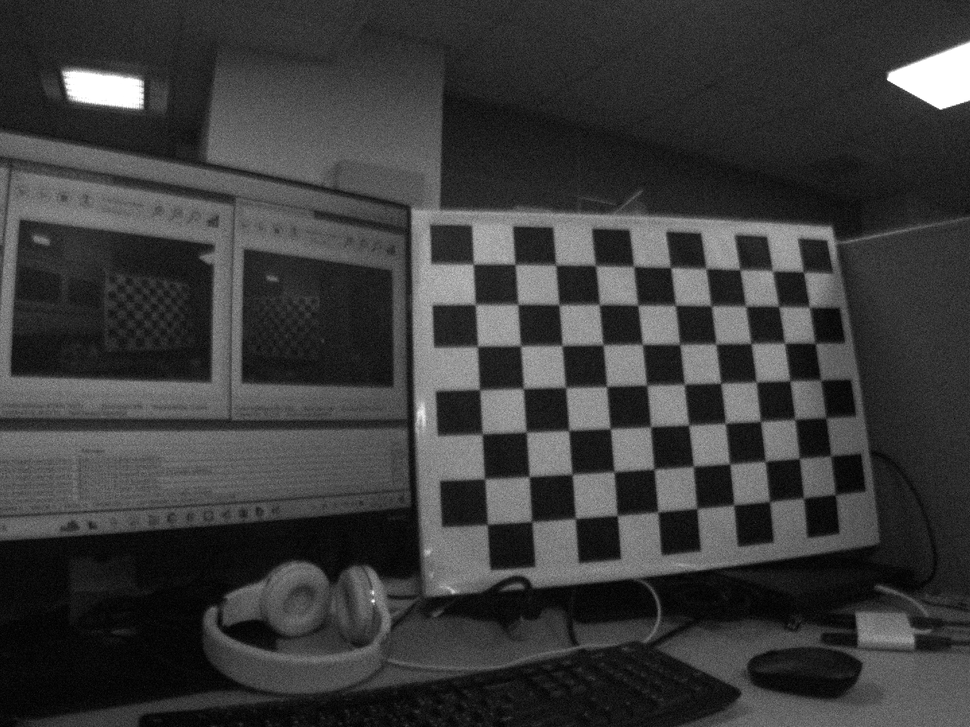
#> input picture CameraCalibration/LR_IMAGES/L1.bmp, 970 x 727 px, shrunk from 1440 x 1080 before the run; its folder holds only this picture in this run
$ python -i enhance_images.py   (imports and definitions only)
#> lines starting #> are read from the running program, lines starting #| are printed output that depends on the picture
#> further down, picture is the input picture: shape (727, 970, 3); min 0, max 255, mean 59
import cv2
import numpy as np
import os
from tqdm import tqdm

def enhance_image(image):
    """
    對影像進行調亮、降噪與增強對比度處理
    """
    bright_image = cv2.convertScaleAbs(image, alpha=1.5, beta=30)  # 調整亮度
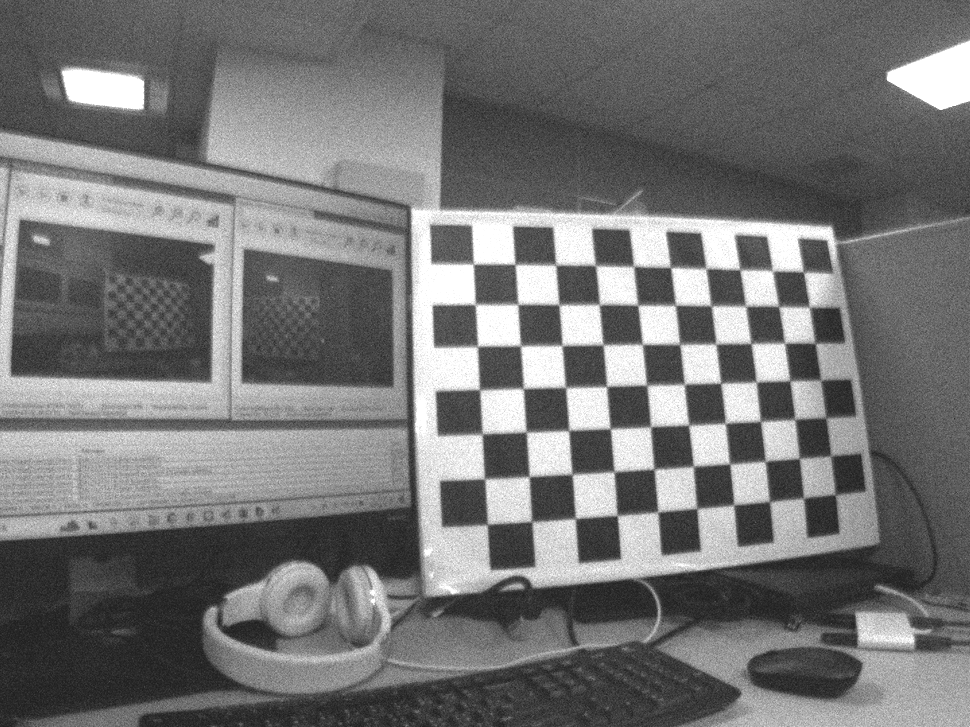
#> bright_image: shape (727, 970, 3); min 30, max 255, mean 117
    lab = cv2.cvtColor(bright_image, cv2.COLOR_BGR2LAB)
#> lab: shape (727, 970, 3); mean of channels 0, 1, 2 123, 128, 128
    l, a, b = cv2.split(lab)
#> a: shape (727, 970); every value is 128
    clahe = cv2.createCLAHE(clipLimit=2.0, tileGridSize=(8, 8))  # 調整對比度
    l = clahe.apply(l)
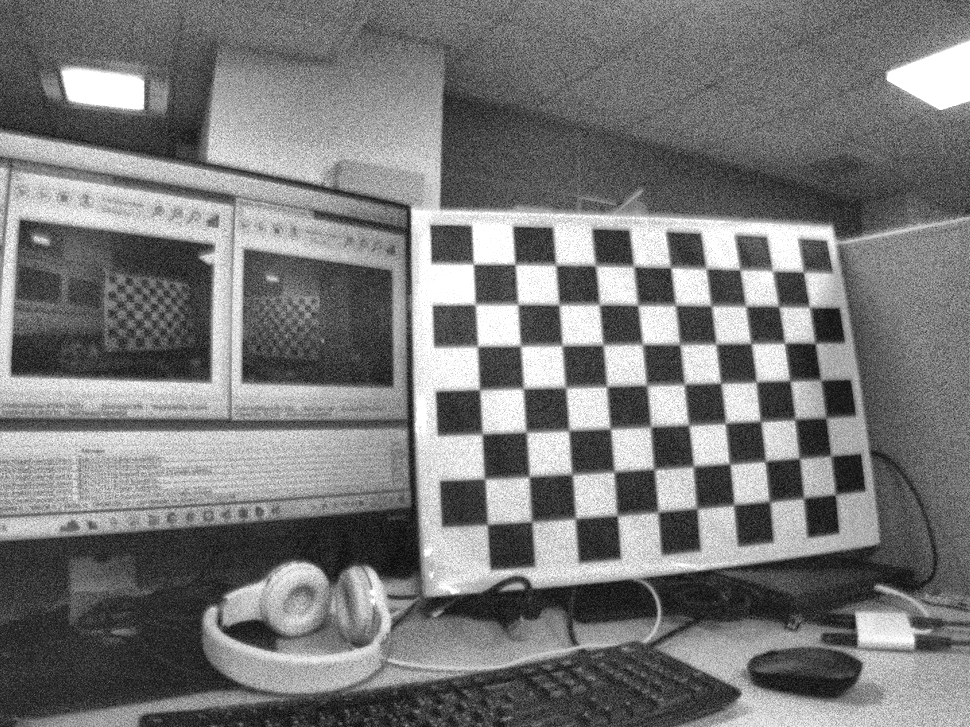
#> l: shape (727, 970); min 7, max 255, mean 120.7
    enhanced_lab = cv2.merge((l, a, b))
#> enhanced_lab: shape (727, 970, 3); mean of channels 0, 1, 2 120.7, 128, 128
    enhanced_image = cv2.cvtColor(enhanced_lab, cv2.COLOR_LAB2BGR)
    return enhanced_image

def enhance_all(ori_img_folder, enhanced_img_folder):
    """對所有影像進行強化

    Args:
        ori_img_folder (_type_): 原影像資料夾
        adjusted_img_folder (_type_): 調整後的輸出資料夾
    """
    os.makedirs(enhanced_img_folder, exist_ok=True)

    print('🚀 增強所有影像中 ...')
    for img_name in tqdm(os.listdir(ori_img_folder)):
        img_path = os.path.join(ori_img_folder, img_name)
        img = cv2.imread(img_path)
        enhanced = enhance_image(img)

        path = os.path.join(enhanced_img_folder, img_name)
        cv2.imwrite(path, enhanced)
    print(f"✅ 所有影像已增強並存至 {enhanced_img_folder}\n")

# [4 lines not run here, left out]

>>> import cv2
>>> picture = cv2.imread('CameraCalibration/LR_IMAGES/L1.bmp')
>>> result = enhance_image(picture)

$ run again, on CameraCalibration/LR_IMAGES/L10.bmp
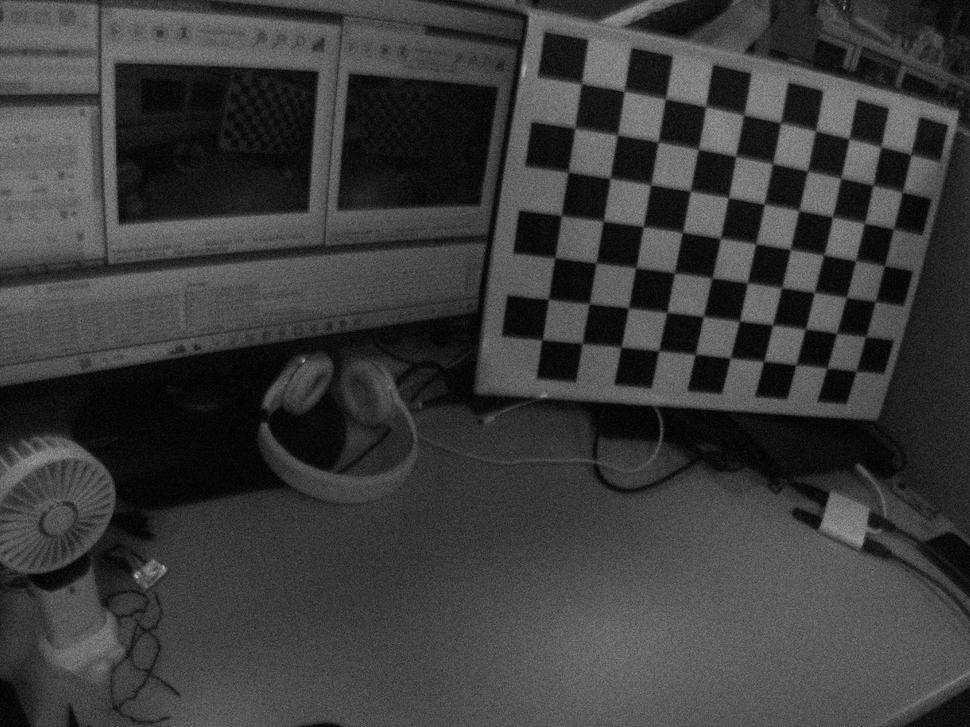
#> input picture CameraCalibration/LR_IMAGES/L10.bmp, 970 x 727 px, shrunk from 1440 x 1080 before the run
#> picture is the input picture: shape (727, 970, 3); min 0, max 185, mean 59.7
#> in enhance_image, `bright_image = cv2.convertScaleAbs(image, alpha=1.5, beta=30)`:
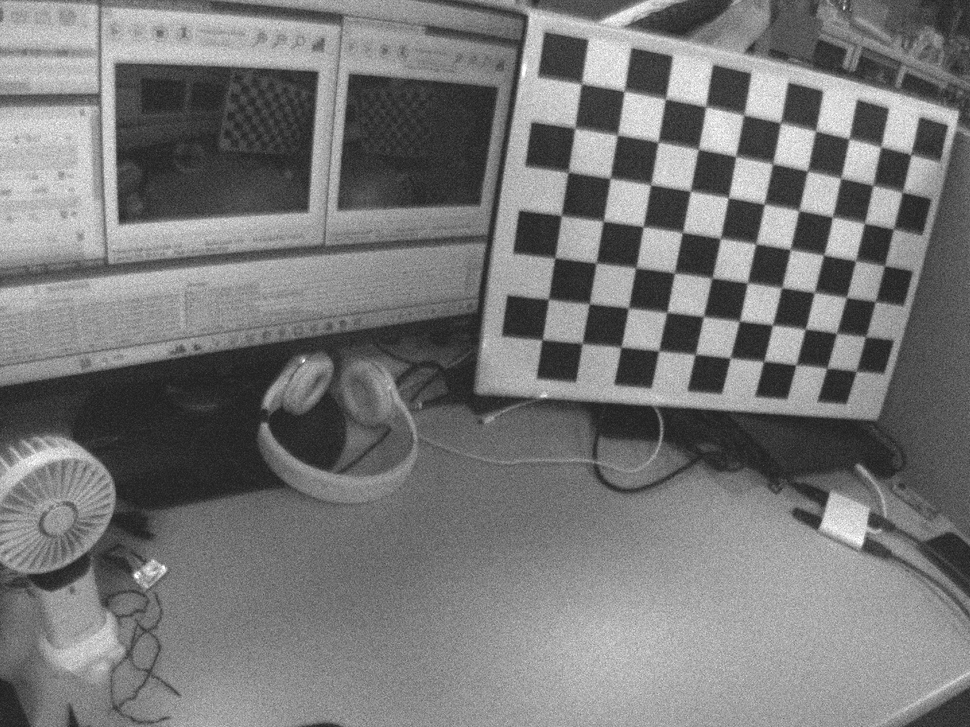
#> bright_image: shape (727, 970, 3); min 30, max 255, mean 119.5
#> lab: shape (727, 970, 3); mean of channels 0, 1, 2 126.1, 128, 128
#> a: shape (727, 970); every value is 128
#> in enhance_image, `l = clahe.apply(l)`:
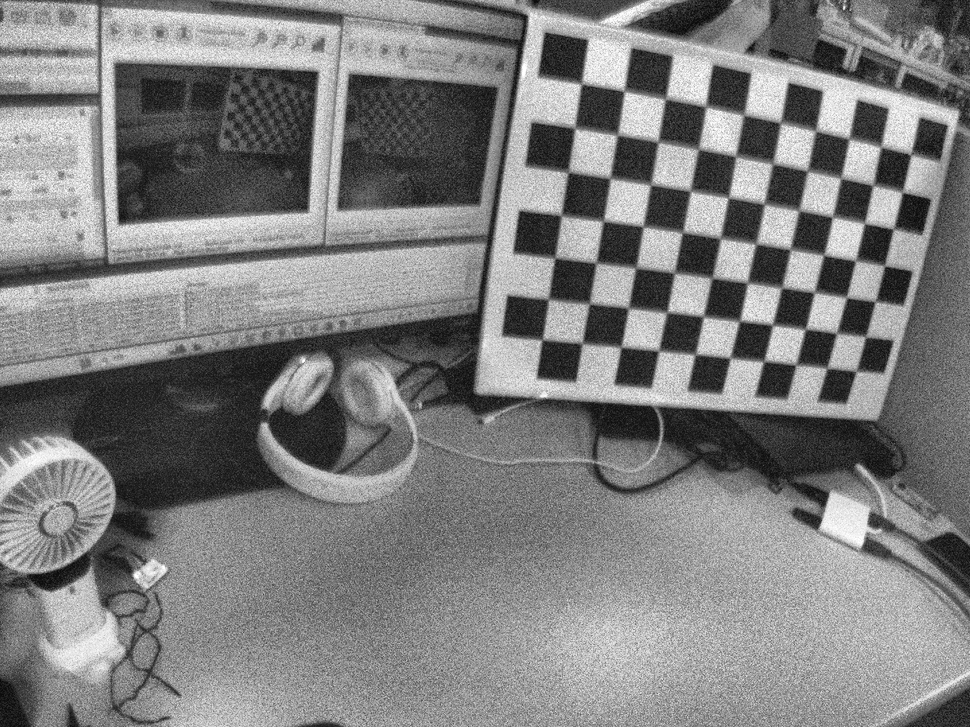
#> l: shape (727, 970); min 8, max 255, mean 126.4
#> enhanced_lab: shape (727, 970, 3); mean of channels 0, 1, 2 126.4, 128, 128

$ run again, on CameraCalibration/LR_IMAGES/L2.bmp
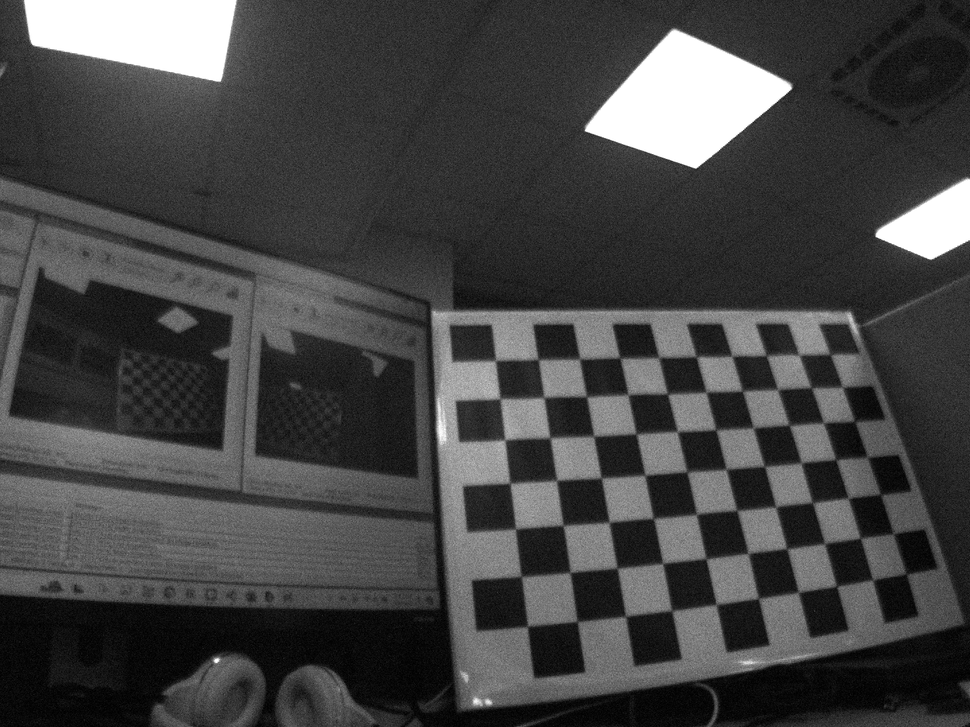
#> input picture CameraCalibration/LR_IMAGES/L2.bmp, 970 x 727 px, shrunk from 1440 x 1080 before the run
#> picture is the input picture: shape (727, 970, 3); min 0, max 255, mean 68.6
#> in enhance_image, `bright_image = cv2.convertScaleAbs(image, alpha=1.5, beta=30)`:
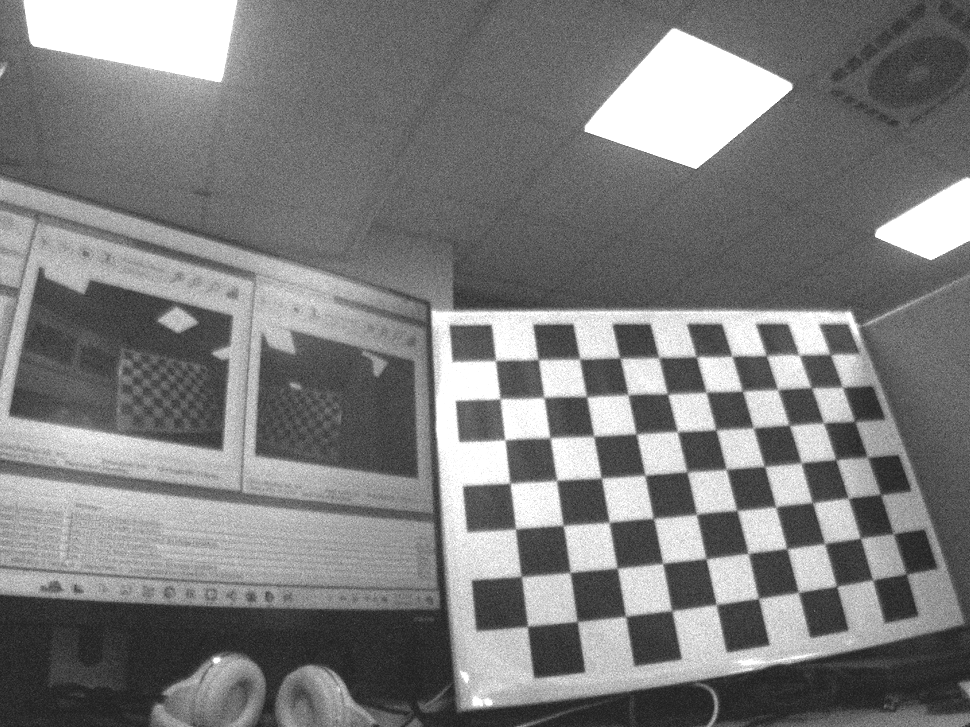
#> bright_image: shape (727, 970, 3); min 30, max 255, mean 125.3
#> lab: shape (727, 970, 3); mean of channels 0, 1, 2 131.5, 128, 128
#> a: shape (727, 970); every value is 128
#> in enhance_image, `l = clahe.apply(l)`:
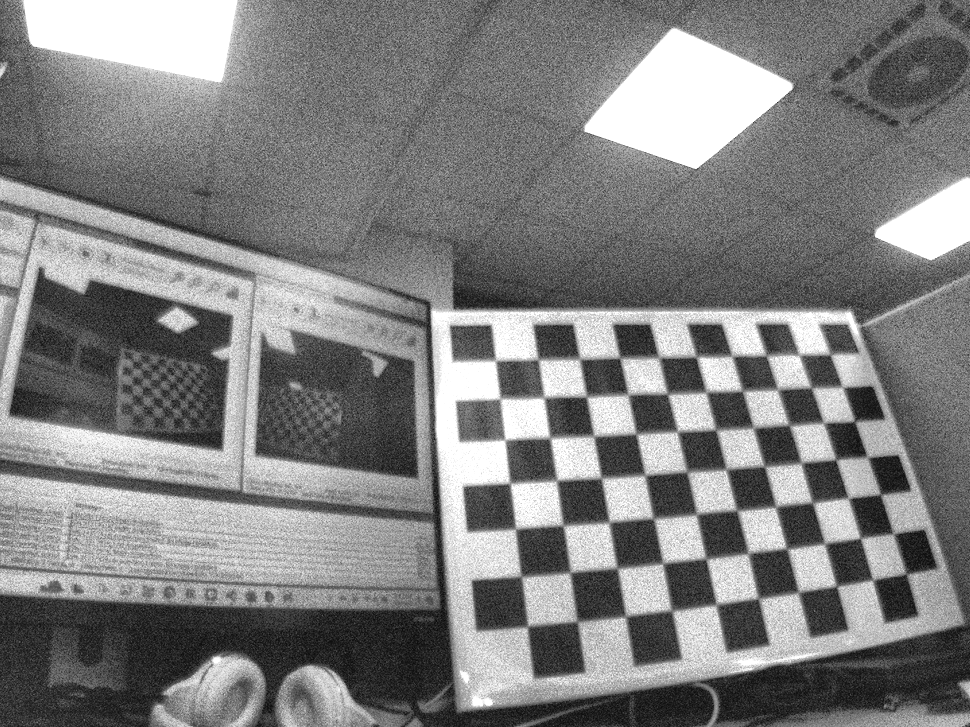
#> l: shape (727, 970); min 9, max 255, mean 127.7
#> enhanced_lab: shape (727, 970, 3); mean of channels 0, 1, 2 127.7, 128, 128

$ run again, on CameraCalibration/LR_IMAGES/L3.bmp
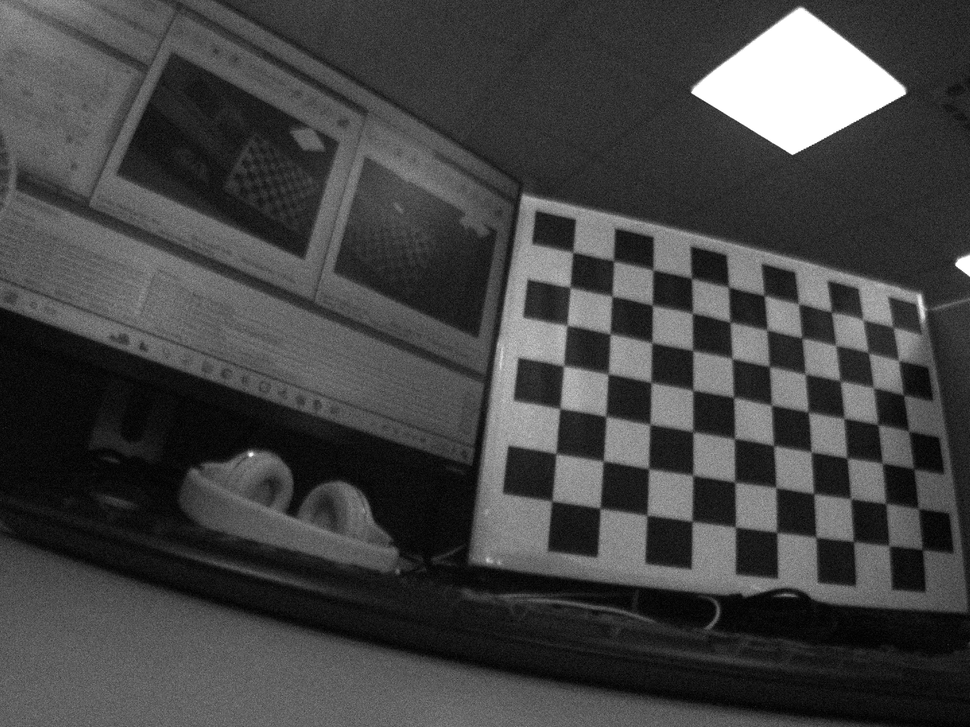
#> input picture CameraCalibration/LR_IMAGES/L3.bmp, 970 x 727 px, shrunk from 1440 x 1080 before the run
#> picture is the input picture: shape (727, 970, 3); min 0, max 255, mean 67.5
#> in enhance_image, `bright_image = cv2.convertScaleAbs(image, alpha=1.5, beta=30)`:
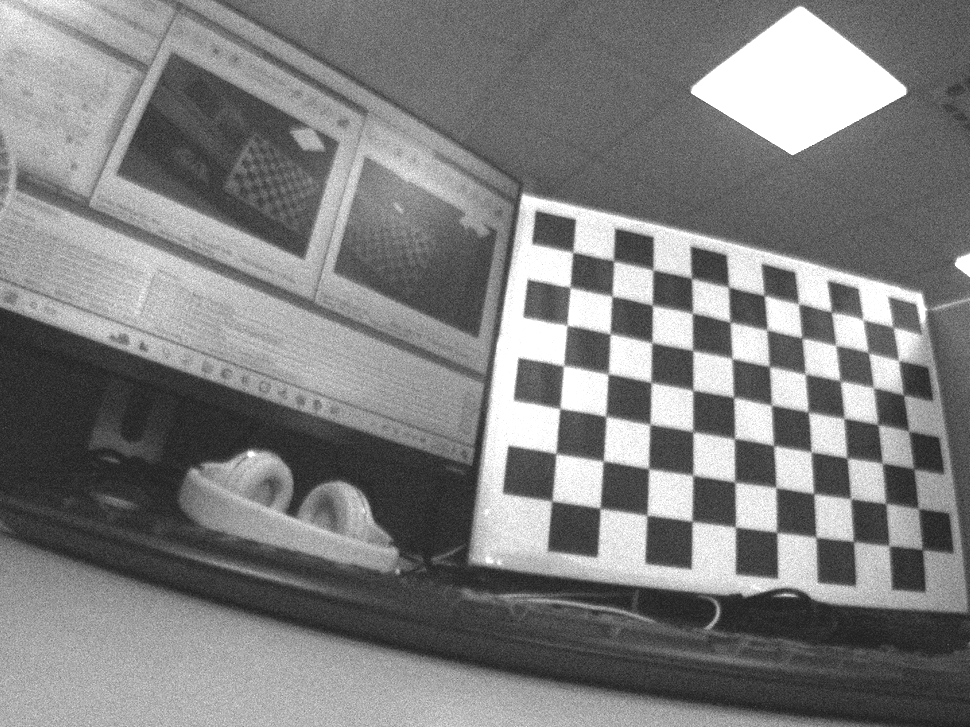
#> bright_image: shape (727, 970, 3); min 30, max 255, mean 127.2
#> lab: shape (727, 970, 3); mean of channels 0, 1, 2 133.2, 128, 128
#> a: shape (727, 970); every value is 128
#> in enhance_image, `l = clahe.apply(l)`:
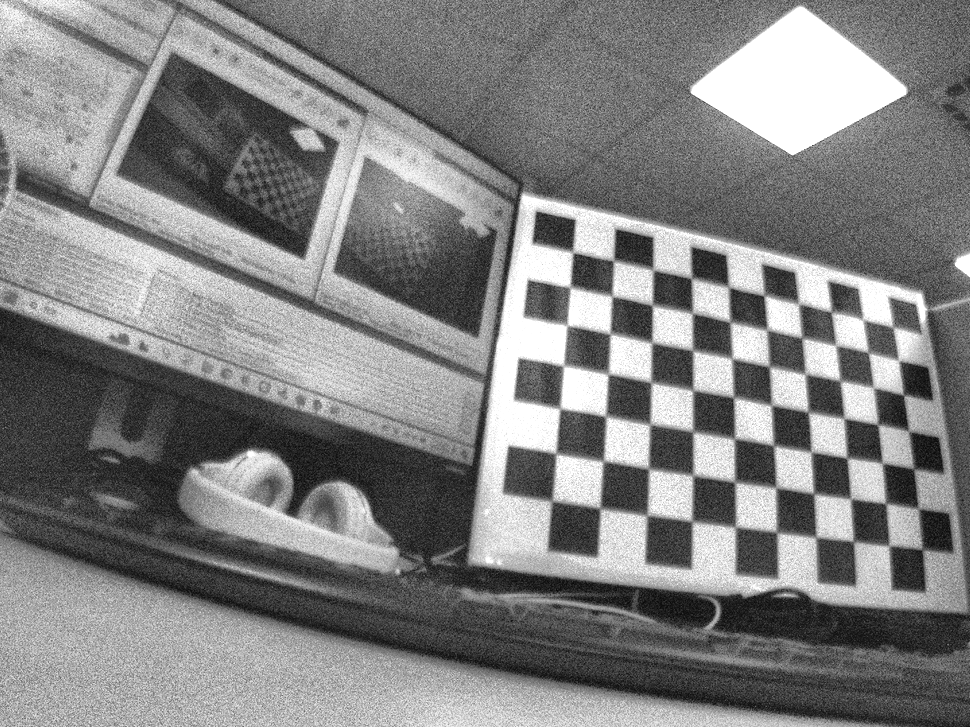
#> l: shape (727, 970); min 8, max 255, mean 129.6
#> enhanced_lab: shape (727, 970, 3); mean of channels 0, 1, 2 129.6, 128, 128
